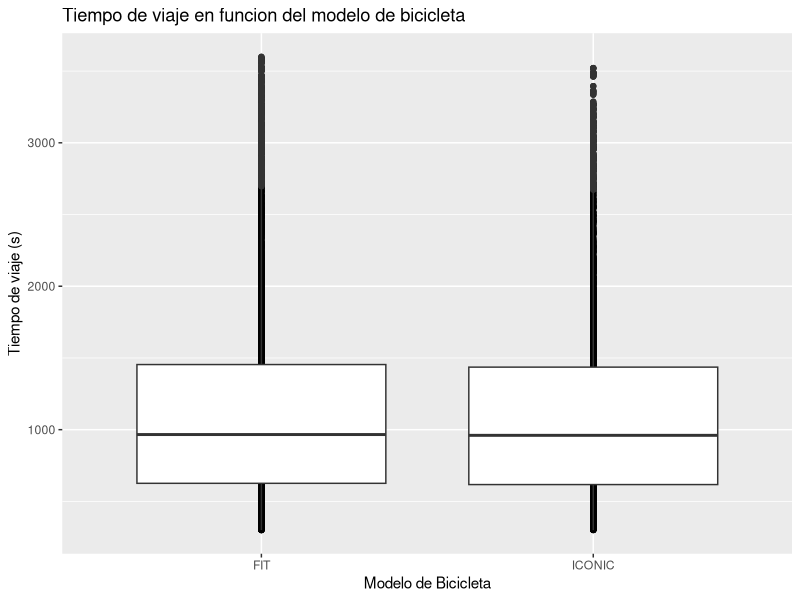
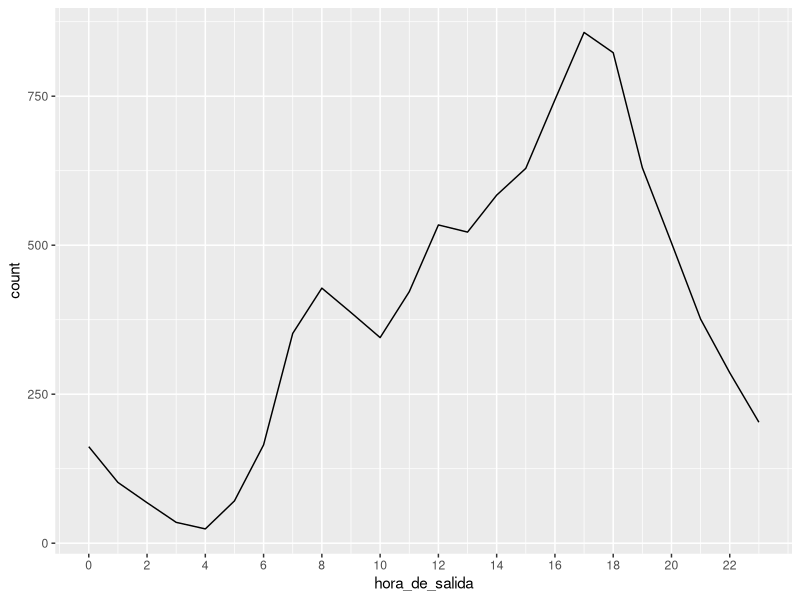
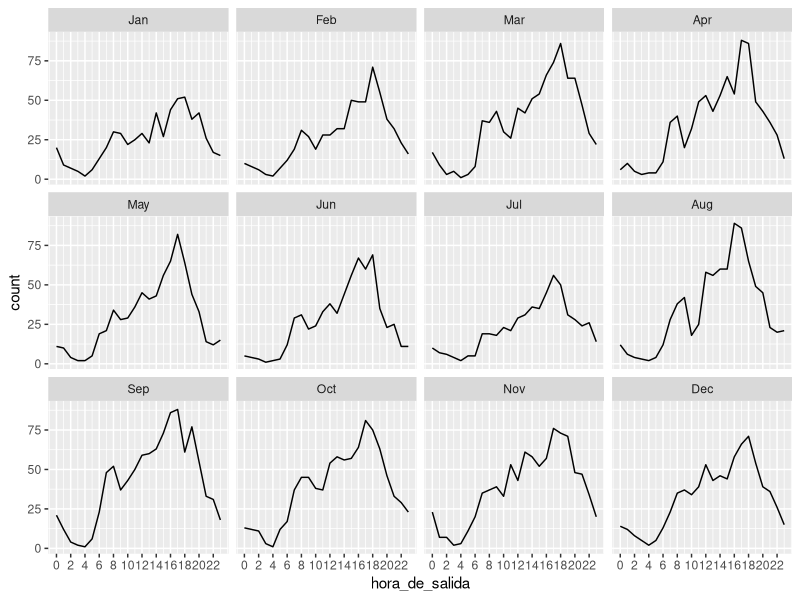

Recreate these plots in R, in order. (Note: this script raises an error after producing the figures.)
require(tidyverse)

df_clima = read_csv('Data/Clima_limpio.csv')
View(df_clima)

df_bici = read_csv("Data/Bicis_limpio.csv")
View(df_bici)

#Hay relacion entre la duracion del viaje y el modelo de la bici?

ggplot(data= df_bici,mapping= aes(x=modelo_bicicleta,y=duracion_recorrido))+
  geom_point()+
  geom_boxplot()+
  labs(title= "Tiempo de viaje en funcion del modelo de bicicleta",x="Modelo de Bicicleta",y="Tiempo de viaje (s)")

#por los graficos no se ve una diferencia
#veamos los datos resumen

df_bici %>%
  group_by(modelo_bicicleta) %>%
  summarise(
    promedio_duracion=mean(duracion_recorrido),
    mediana_duracion=median(duracion_recorrido),
    desvioS_duracion=sd(duracion_recorrido)
  )

#vemos que no hay una diferencia significativa entre los modelos de bicicleta.


#A que hora se realizan mas viajes?

df_bici %>%
  mutate(hora_de_salida=lubridate::hour(fecha_origen_recorrido)) %>%
  ggplot(mapping = aes(x=hora_de_salida))+
  geom_line(stat="count")+
  scale_x_continuous(breaks = seq(0,23,by=2))

#y mes a mes:

df_bici %>%
  mutate(hora_de_salida=lubridate::hour(fecha_origen_recorrido)) %>%
  ggplot(mapping = aes(x=hora_de_salida))+
  geom_line(stat="count")+
  scale_x_continuous(breaks = seq(0,23,by=2))+
  facet_wrap(vars(lubridate::month(fecha_origen_recorrido,label=TRUE)))


#por dia de la semana:

df_bici %>%
  mutate(hora_de_salida=lubridate::hour(fecha_origen_recorrido)) %>%
  ggplot(mapping = aes(x=hora_de_salida))+
  geom_line(stat="count")+
  scale_x_continuous(breaks = seq(0,23,by=2))+
  facet_wrap(vars(weekdays(fecha_origen_recorrido)),levels = as.factor(c("lunes","martes","miércoles","jueves","viernes","sabado","domingo")))

####Analisis clima

ggplot(df_clima,mapping = aes(x=fecha))+
  geom_line(mapping=aes(y=temp_prom),alpha=0.3)+
  geom_smooth(mapping=aes(y=temp_prom),color="grey2",se=F)+
  geom_smooth(mapping= aes(y=temp_min),se=F)+
  geom_smooth(mapping = aes(y=temp_max),color="red2",se=F)+
  scale_x_date(date_labels = "%b",date_breaks = "month")+
  labs(y="Temperatura (ºC)",x="Fecha",title="Temperatura a lo largo del año")+
  annotate("text",label="T Max",x=as.Date("2022-02-15"),y=28.5,color="red2",angle="-45")+
  annotate("text",label="T Min",x=as.Date("2022-02-01"),y=21.5,color="blue",angle="-45")+
  annotate("text",label="T Prom",x=as.Date("2022-02-10"),y=25,color="grey2",angle="-45")

